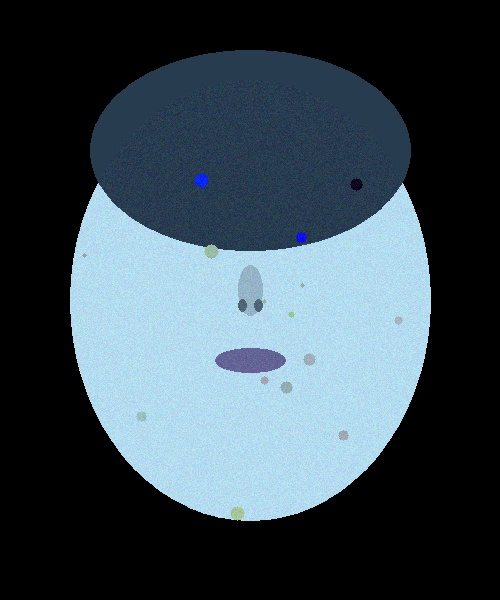
#> input picture sample_face.jpg, 500 x 600 px
$ python face_scanner.py
#> lines starting #> are read from the running program, lines starting #| are printed output that depends on the picture
#!/usr/bin/env python3
"""
Face Scanner App with Acne Detection and Heat Map Visualization
===============================================================

This application provides:
1. Facial recognition and detection
2. Acne detection using computer vision
3. Heat map visualization of acne severity
4. Comprehensive face analysis report
"""

import cv2
import numpy as np
import matplotlib.pyplot as plt
import matplotlib.patches as patches
from PIL import Image, ImageEnhance
from scipy import ndimage
from typing import List, Tuple, Dict, Optional
import os


class FaceScanner:
    """Main class for face scanning with acne detection and heat map generation."""

    def __init__(self):
        """Initialize the FaceScanner with default parameters."""
        self.face_cascade = cv2.CascadeClassifier(cv2.data.haarcascades + 'haarcascade_frontalface_default.xml')
        self.acne_threshold = 50  # Threshold for acne detection
        self.heat_map_intensity = 0.7  # Heat map overlay intensity

    def load_image(self, image_path: str) -> Optional[np.ndarray]:
        """
        Load an image from file path.

        Args:
            image_path: Path to the image file

        Returns:
            numpy array of the image or None if failed
        """
#> called with image_path = 'sample_face.jpg'
        try:
            image = cv2.imread(image_path)
#> image is the input picture: shape (600, 500, 3); mean B, G, R 82.7, 73.3, 58.6
            if image is None:
                print(f"Error: Could not load image from {image_path}")
                return None
            return cv2.cvtColor(image, cv2.COLOR_BGR2RGB)
        except Exception as e:
            print(f"Error loading image: {e}")
            return None

    def detect_faces(self, image: np.ndarray) -> List[Tuple[int, int, int, int]]:
        """
        Detect faces in the image using OpenCV Haar cascades.

        Args:
            image: Input image as numpy array

        Returns:
            List of face bounding boxes (top, right, bottom, left) - converted to face_recognition format
        """
        try:
            # Convert to grayscale for face detection
            gray = cv2.cvtColor(image, cv2.COLOR_RGB2GRAY)
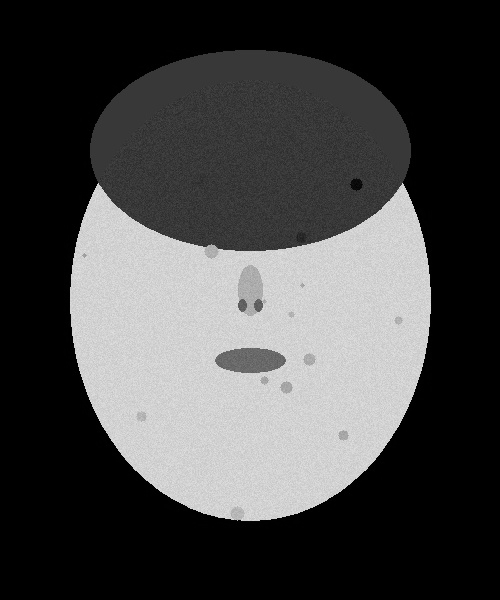
#> gray: shape (600, 500); min 0, max 230, mean 70

            # Detect faces using Haar cascade
            faces = self.face_cascade.detectMultiScale(
                gray,
                scaleFactor=1.1,
                minNeighbors=5,
                minSize=(30, 30),
                flags=cv2.CASCADE_SCALE_IMAGE
            )
#> faces = ()

            # Convert from OpenCV format (x, y, w, h) to face_recognition format (top, right, bottom, left)
            face_locations = []
            for (x, y, w, h) in faces:
                top = y
                right = x + w
                bottom = y + h
                left = x
                face_locations.append((top, right, bottom, left))
#> this loop made 0 passes
#> after the loop, face_locations = []

            return face_locations
        except Exception as e:
            print(f"Error detecting faces: {e}")
            return []

    # [97 lines left out: functions detect_acne, create_heat_map, not called in this run]

    def analyze_face(self, image_path: str, output_dir: str = "output") -> Dict:
        """
        Perform complete face analysis including acne detection and heat map generation.

        Args:
            image_path: Path to input image
            output_dir: Directory to save output images

        Returns:
            Dictionary with analysis results
        """
        # Create output directory
        os.makedirs(output_dir, exist_ok=True)

        # Load image
        image = self.load_image(image_path)
        if image is None:
            return {"error": "Could not load image"}

        # Detect faces
        face_locations = self.detect_faces(image)
#> face_locations = []
        if not face_locations:
            return {"error": "No faces detected in image"}

        results = {
            "image_path": image_path,
            "faces_detected": len(face_locations),
            "face_analyses": []
        }

        # Analyze each face
        for i, (top, right, bottom, left) in enumerate(face_locations):
            # Extract face region
            face_region = image[top:bottom, left:right]

            # Detect acne
            acne_mask, acne_points = self.detect_acne(face_region)

            # Create heat map
            heat_map = self.create_heat_map(face_region, acne_points)

            # Calculate acne severity
            acne_count = len(acne_points)
            face_area = (bottom - top) * (right - left)
            acne_density = acne_count / (face_area / 10000)  # Per 100x100 pixel area

            # Determine severity level
            if acne_density < 0.5:
                severity = "Mild"
            elif acne_density < 1.5:
                severity = "Moderate"
            else:
                severity = "Severe"

            face_analysis = {
                "face_id": i + 1,
                "bounding_box": (top, right, bottom, left),
                "acne_count": acne_count,
                "acne_density": round(acne_density, 2),
                "severity": severity
            }

            results["face_analyses"].append(face_analysis)

            # Save visualizations
            self._save_visualizations(
                image, face_region, acne_mask, heat_map,
                (top, right, bottom, left), acne_points,
                i, output_dir
            )

        return results

    # [64 lines left out: function _save_visualizations, not called in this run]


def main():
    """Main function to run the face scanner application."""
    scanner = FaceScanner()

    # Example usage
    print("Face Scanner - Acne Detection and Heat Map Visualization")
    print("=" * 60)

    # You can replace this with any image path
    sample_image = "sample_face.jpg"

    if not os.path.exists(sample_image):
        print(f"Sample image '{sample_image}' not found.")
        print("Please provide a face image to analyze.")
        print("\nUsage:")
        print("python face_scanner.py")
        print("Then place your image as 'sample_face.jpg' in the same directory")
        return

    # Analyze the image
    results = scanner.analyze_face(sample_image)

    if "error" in results:
        print(f"Error: {results['error']}")
        return

    # Print results
    print(f"Analysis Results for: {results['image_path']}")
    print(f"Faces detected: {results['faces_detected']}")
    print()

    for face_analysis in results['face_analyses']:
        print(f"Face {face_analysis['face_id']}:")
        print(f"  Acne spots detected: {face_analysis['acne_count']}")
        print(f"  Acne density: {face_analysis['acne_density']} spots per 100x100px")
        print(f"  Severity level: {face_analysis['severity']}")
        print()

    print("Visualizations saved in 'output' directory:")
    print("- face_analysis_X.png: Complete analysis view")
    print("- heat_map_X.png: Heat map overlay")


if __name__ == "__main__":
    main()
